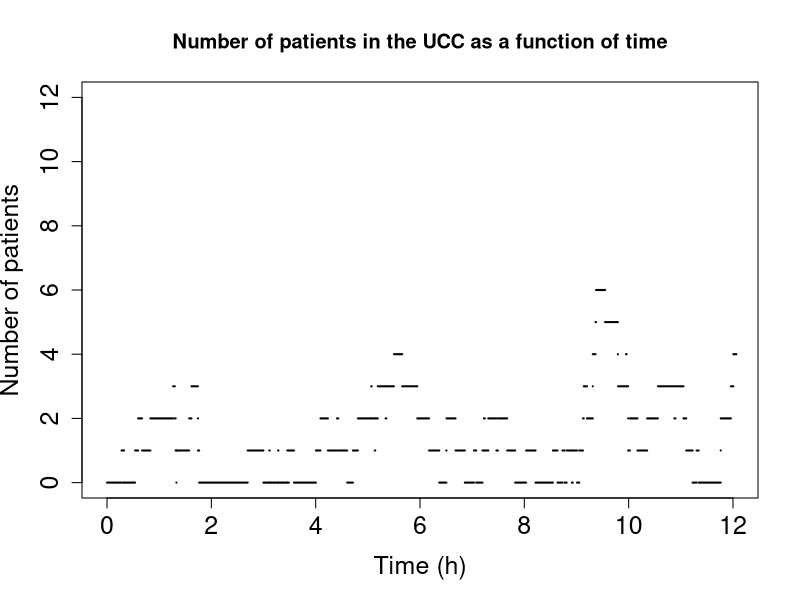
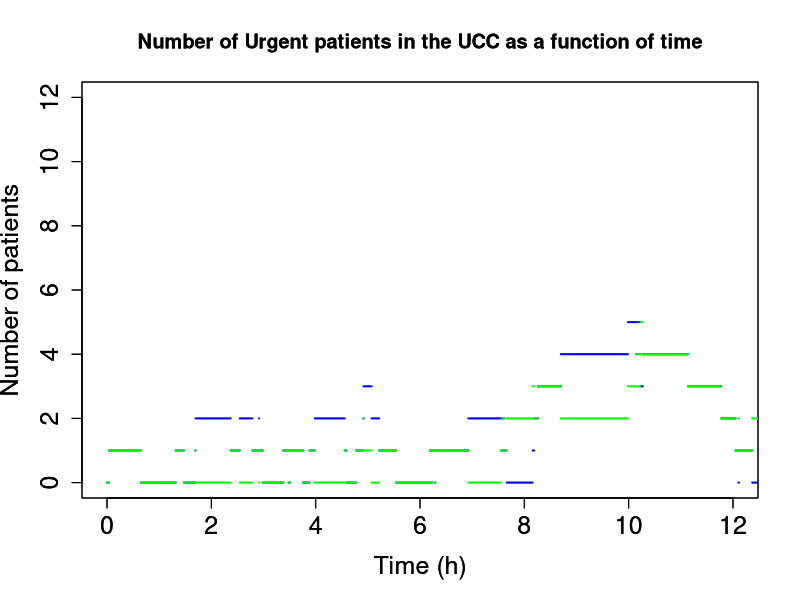
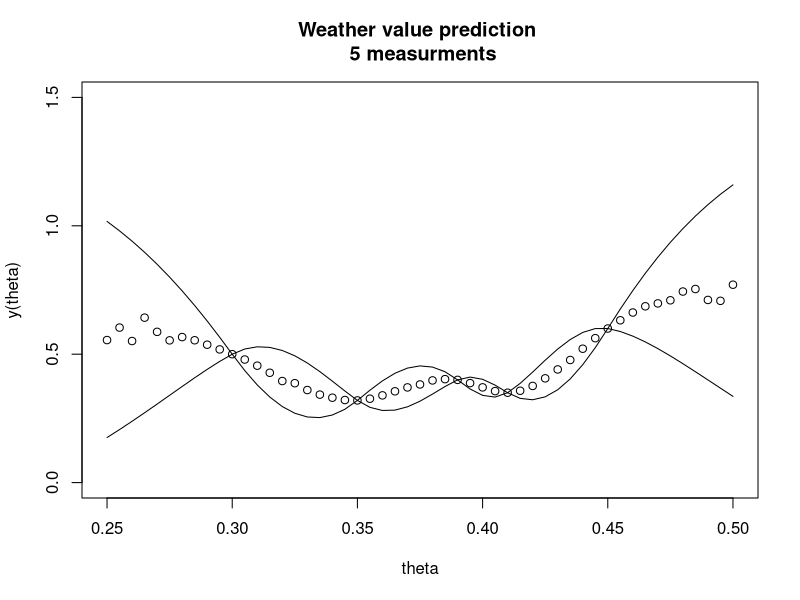
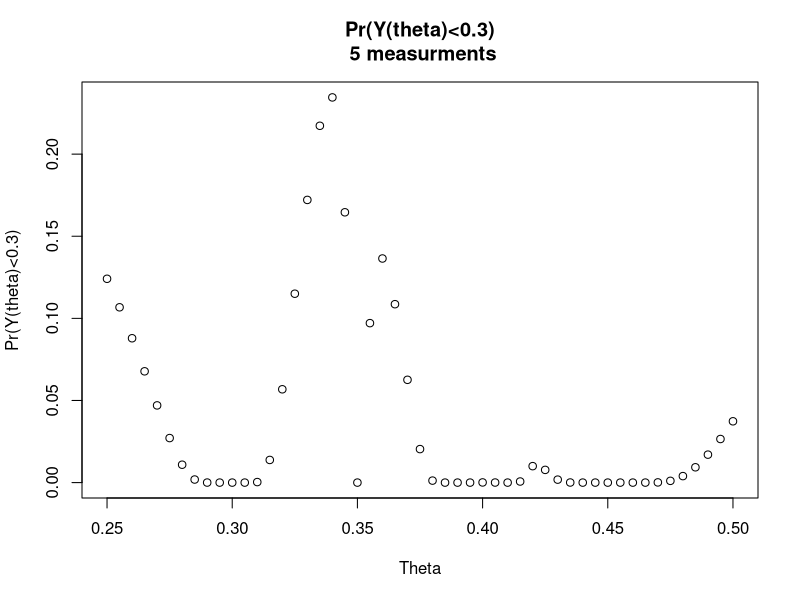
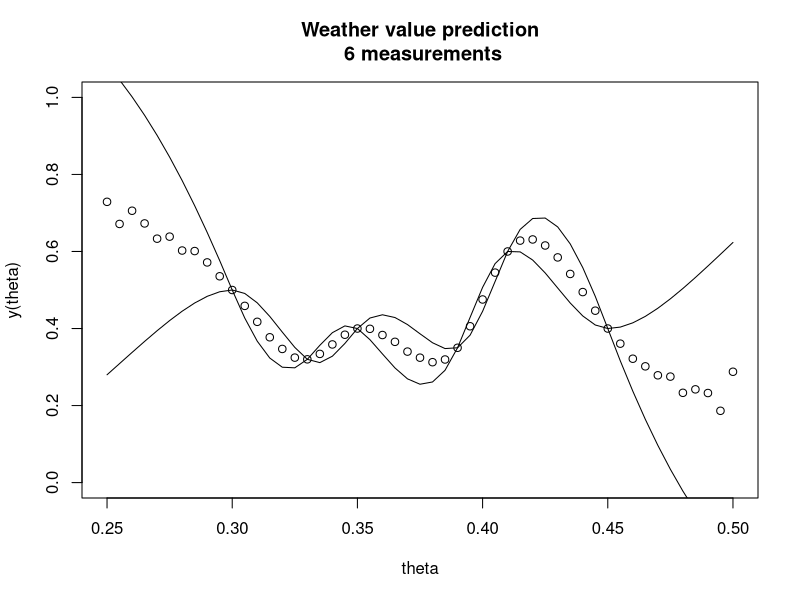
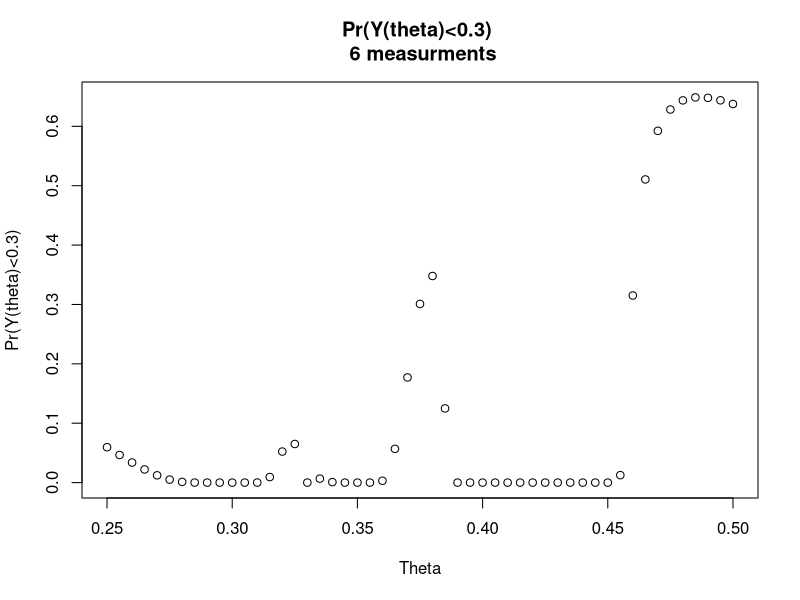

These charts were generated, in order, by the following R code:
# Task 1 b)

# i)

lam <- 5 # arrival rate [patients per hour]
mu <- 1/10 * 60 # service rate [per hour]
N <- 1200 # total duration of simulation [hour]
set.seed(24)

MM1_simulate <- function(N, lam, mu) {
  x_0 <- 0 # initial condition
  t_0 <- 0 # initial time in condition
  x <- c(x_0) # vector of states
  s <- c(t_0) # vector of transition times
  while( max(s) < N ) {
    state = tail(x, 1) # current state
    if (state == 0) {
      s <- c(s, tail(s, 1) + rexp(1, lam))
      x <- c(x, 1)
    } else {
      s <- c(s, tail(s,1) + rexp(1, lam+mu))
      if (runif(1) < lam/(lam + mu)) {
        x <- c(x, state + 1)
      } else {
        x <- c(x, state - 1)
      }
    }
  }
  res <- list(x, s)
  return(res)
}
# ii)

W_UCC <- function(x, s) {
  
  numStates <- max(x) # number of states
  
  #time spent at each state [hour]
  numT <- rep(0, numStates + 1)
  for(i in 1:(length(x) - 1)) {
    numT[x[i] + 1] <- numT[x[i]+1]+s[i+1]-s[i]
  }
  
  pi <- numT/s[length(x)-1] # long term proportion of time spent in each state
  
  L <- sum((0:numStates)*pi) # average number of patients in the system
  
  W <- L/lam # average time spent in the system [hours]
  
  return(W)
}

# iii)
n <- 30
W_vec <- c()
for (i in 1:n) {
  res <- MM1_simulate(N, lam, mu)
  x <- res[[1]]
  s <- res[[2]]
  W <- W_UCC(x, s)
  print(W)
  W_vec <- c(W_vec, W)
}

# upper bound
upper_bound <- mean(W_vec) + qt(0.975, length(W_vec)-1) * sd(W_vec) / sqrt(length(W_vec))
# lower bound
lower_bound <- mean(W_vec) - qt(0.975, length(W_vec)-1) * sd(W_vec) / sqrt(length(W_vec))


# iv)

res <- MM1_simulate(N, lam, mu)
x <- res[[1]]
s <- res[[2]]

index = match(12, floor(s)) # index of the value where 12 hours have passed

plot(NULL,
     NULL,
     xlim = c(0, 12),
     ylim = c(0, 12),
     xlab = "Time (h)",
     ylab = "Number of patients",
     cex.axis = 1.5, cex.lab = 1.5,
     main = 'Number of patients in the UCC as a function of time')
for(i in 1:index){
  lines(s[i:(i+1)], rep(x[i],2), lwd = 2)
}




# g)

# i

lam <- 5 # arrival rate [patients per hour]
mu <- 1/10 * 60 # service rate [per hour]
Num <- 1200 # total duration of simulation [hour]
p <- 0.8 # probability that the patient is urgent
set.seed(24)

U_and_N_simulate <- function(Num, lam, mu) {
  t_0 <- 0 # initial condition time
  x_0 <- 0 # initial condition state
  U <- c(x_0) # vector to hold urgent patients
  U_s <- c(t_0) # vector of transition times for urgent patients
  N_s <- c(t_0) # vector of transition times for normal patients
  N <- c(x_0) # vector to hold normal patients
  s <- c(t_0) # total time

  while( tail(s,1) < Num ) {
      if (tail(U,1) > 0) {
        if (runif(1) > lam/(lam + mu)) {
          exp_u <- rexp(1, p*lam+mu)
          U_s <- c(U_s, tail(U_s,1) + exp_u)
          s <- c(s, tail(s,1) + exp_u)
          U <- c(U, tail(U,1) - 1)
        } else {
          if (runif(1) < p) {
            exp_u <- rexp(1, p*lam)
            U_s <- c(U_s, tail(U_s, 1) + exp_u)
            s <- c(s, tail(s,1) + exp_u)
            U <- c(U, tail(U,1) + 1)
          } else {
            exp_n <- rexp(1, (1-p)*lam)
            N_s <- c(N_s, tail(N_s, 1) + exp_n)
            s <- c(s, tail(s,1) + exp_n)
            N <- c(N, tail(N,1) + 1)
          }
        }
      } else if (tail(N,1) > 0) {
        if (runif(1) > lam/(lam + mu)) {
          exp_n <- rexp(1, (1-p)*lam+mu)
          N_s <- c(N_s, tail(N_s,1) + exp_n)
          s <- c(s, tail(s,1) + exp_n)
          N <- c(N, tail(N,1) - 1)
        } else {
          if (runif(1) < p) {
            exp_u <- rexp(1, p*lam)
            U_s <- c(U_s, tail(U_s, 1) + exp_u)
            s <- c(s, tail(s,1) + exp_u)
            U <- c(U, tail(U,1) + 1)
          } else {
            exp_n <- rexp(1, (1-p)*lam)
            N_s <- c(N_s, tail(N_s, 1) + exp_n)
            s <- c(s, tail(s,1) + exp_n)
            N <- c(N, tail(N,1) + 1)
          }
        }
      } else {
        if (runif(1) < p) {
          exp_u <- rexp(1, p*lam)
          U_s <- c(U_s, tail(U_s, 1) + exp_u)
          s <- c(s, tail(s,1) + exp_u)
          U <- c(U, tail(U,1) + 1)
        } else {
          exp_n <- rexp(1, (1-p)*lam)
          N_s <- c(N_s, tail(N_s, 1) + exp_n)
          s <- c(s, tail(s,1) + exp_n)
          N <- c(N, tail(N,1) + 1)
        }
      }
  }
  res <- list(U, N, U_s, N_s, s)
  return(res)
}
  
res <- U_and_N_simulate(Num, lam, mu)

U <- res[[1]]
N <- res[[2]]
U_s <- res[[3]]
N_s <- res[[4]]
s <- res[[5]]

# ii

W_N <- function(N, N_s) {
  
  numStates <- max(N) # number of states
  
  #time spent at each state [hour]
  numT <- rep(0, numStates + 1)
  for(i in 1:(length(N) - 1)) {
    numT[N[i] + 1] <- numT[N[i]+1]+N_s[i+1]-N_s[i]
  }
  
  pi <- numT/N_s[length(N)] # long term proportion of time spent in each state
  
  L_N <- sum((0:numStates)*pi) # average number of patients in the system
  
  W_N <- L_N/((1-p)*lam) # average time spent in the system [hours]
  
  return(W_N)
}

n <- 30
W_N_vec <- c()
for (i in 1:n) {
  res <- U_and_N_simulate(Num, lam, mu)
  U <- res[[1]]
  N <- res[[2]]
  U_s <- res[[3]]
  N_s <- res[[4]]
  W <- W_N(N, N_s)
  W_N_vec <- c(W_N_vec, W)
}

# upper bound
upper_bound_W_N <- mean(W_N_vec) + qt(0.975, length(W_N_vec)-1) * sd(W_N_vec) / sqrt(length(W_N_vec))
# lower bound
lower_bound_W_N <- mean(W_N_vec) - qt(0.975, length(W_N_vec)-1) * sd(W_N_vec) / sqrt(length(W_N_vec))


W_U <- function(U, U_s) {
  
  numStates <- max(U) # number of states
  
  #time spent at each state [hour]
  numT <- rep(0, numStates + 1)
  for(i in 1:(length(U) - 1)) {
    numT[U[i] + 1] <- numT[U[i]+1]+U_s[i+1]-U_s[i]
  }
  
  pi <- numT/U_s[length(U)] # long term proportion of time spent in each state
  
  L_U <- sum((0:numStates)*pi) # average number of patients in the system
  
  W_U <- L_U/(p*lam) # average time spent in the system [hours]
  
  return(W_U)
}

n <- 30
W_U_vec <- c()
for (i in 1:n) {
  res <- U_and_N_simulate(Num, lam, mu)
  U <- res[[1]]
  N <- res[[2]]
  U_s <- res[[3]]
  N_s <- res[[4]]
  W <- W_U(U, U_s)
  W_U_vec <- c(W_U_vec, W)
}

# upper bound
upper_bound_W_U <- mean(W_U_vec) + qt(0.975, length(W_U_vec)-1) * sd(W_U_vec) / sqrt(length(W_U_vec))
# lower bound
lower_bound_W_U <- mean(W_U_vec) - qt(0.975, length(W_U_vec)-1) * sd(W_U_vec) / sqrt(length(W_U_vec))



# iii)

res <- U_and_N_simulate(Num, lam, mu)
U <- res[[1]]
N <- res[[2]]
U_s <- res[[3]]
N_s <- res[[4]]
s <- res[[5]]

plot(NULL,
     NULL,
     xlim = c(0, 12),
     ylim = c(0, 12),
     xlab = "Time (h)",
     ylab = "Number of patients",
     cex.axis = 1.5, cex.lab = 1.5,
     main = 'Number of Urgent patients in the UCC as a function of time')
for(i in 1:index){
  lines(s[i:(i+1)], rep(U[i],2), lwd = 2, col = 'blue')
}
par(new = TRUE)
plot(NULL,
     NULL,
     col = 'green', 
     xlim = c(0, 12),
     ylim = c(0, 12),
     xlab = "Time (h)",
     ylab = "Number of patients",
     cex.axis = 1.5, cex.lab = 1.5,
     main = 'Number of Urgent patients in the UCC as a function of time')
for(i in 1:index){
  lines(s[i:(i+1)], rep(N[i],2), lwd = 2, col = 'green')
}

# Task 2

set.seed(1)

# a)

weather_points <- c(0.3,0.35,0.39,0.41,0.45)
weather_values <- c(0.5,0.32,0.4,0.35,0.6)

n <- 51
theta_vec <- round(seq(from = 0.25, to = 0.5, by = 0.005),3)

weather_index = which(theta_vec %in% weather_points)

mu = rep(0.5,n)

sigma2 = 0.5**2
Cov = matrix(0,nrow = n,ncol = n)

corr = function(theta1,theta2) {return((1+15*abs(theta1-theta2))*exp(-15*abs(theta1-theta2)))}

for (i in 1:n) {
  for (j in 1:(i)) {
    Cov[i,j] = sigma2*corr(theta_vec[i],theta_vec[j])
    Cov[j,i] = Cov[i,j]
  } 
}

CovC = Cov-Cov[,weather_index, drop = FALSE]%*%solve(Cov[weather_index,weather_index, drop = FALSE], Cov[weather_index,,drop = FALSE])
muC = mu + Cov[,weather_index,drop = FALSE]%*%solve(Cov[weather_index,weather_index,drop = FALSE], weather_values-rep(0.5,5))

y_vec = rnorm(n,muC,diag(CovC))

plot(theta_vec,y_vec, main = "Weather value prediction \n 5 measurments", xlab = "theta", ylab = "y(theta)",
     ylim = c(0,1.5))
lines(theta_vec, muC+1.64*sqrt(diag(CovC)))
lines(theta_vec, muC-1.64*sqrt(diag(CovC)))

#b)

Y_vec = pnorm(rep(0.3,n),mean = muC,sd = sqrt(diag(CovC)))

plot(theta_vec,Y_vec, main = "Pr(Y(theta)<0.3)\n 5 measurments", xlab = "Theta", ylab = "Pr(Y(theta)<0.3)")


#c)

weather_points <- c(weather_points,0.33)
weather_values <- c(weather_values,0.4)

weather_index = which(theta_vec %in% weather_points)

CovC = Cov-Cov[,weather_index, drop = FALSE]%*%solve(Cov[weather_index,weather_index, drop = FALSE], Cov[weather_index,,drop = FALSE])
muC = mu + Cov[,weather_index,drop = FALSE]%*%solve(Cov[weather_index,weather_index,drop = FALSE], weather_values-rep(0.5,6))

y_vec = rnorm(n,muC,diag(CovC))

plot(theta_vec,y_vec, main = "Weather value prediction\n 6 measurements", xlab = "theta", ylab = "y(theta)",
     ylim = c(0,1))
lines(theta_vec, muC+1.64*sqrt(diag(CovC)))
lines(theta_vec, muC-1.64*sqrt(diag(CovC)))

Y_vec = pnorm(rep(0.3,n),mean = muC,sd = sqrt(diag(CovC)))

plot(theta_vec,Y_vec, main = "Pr(Y(theta)<0.3) \n 6 measurments", xlab = "Theta", ylab = "Pr(Y(theta)<0.3)")